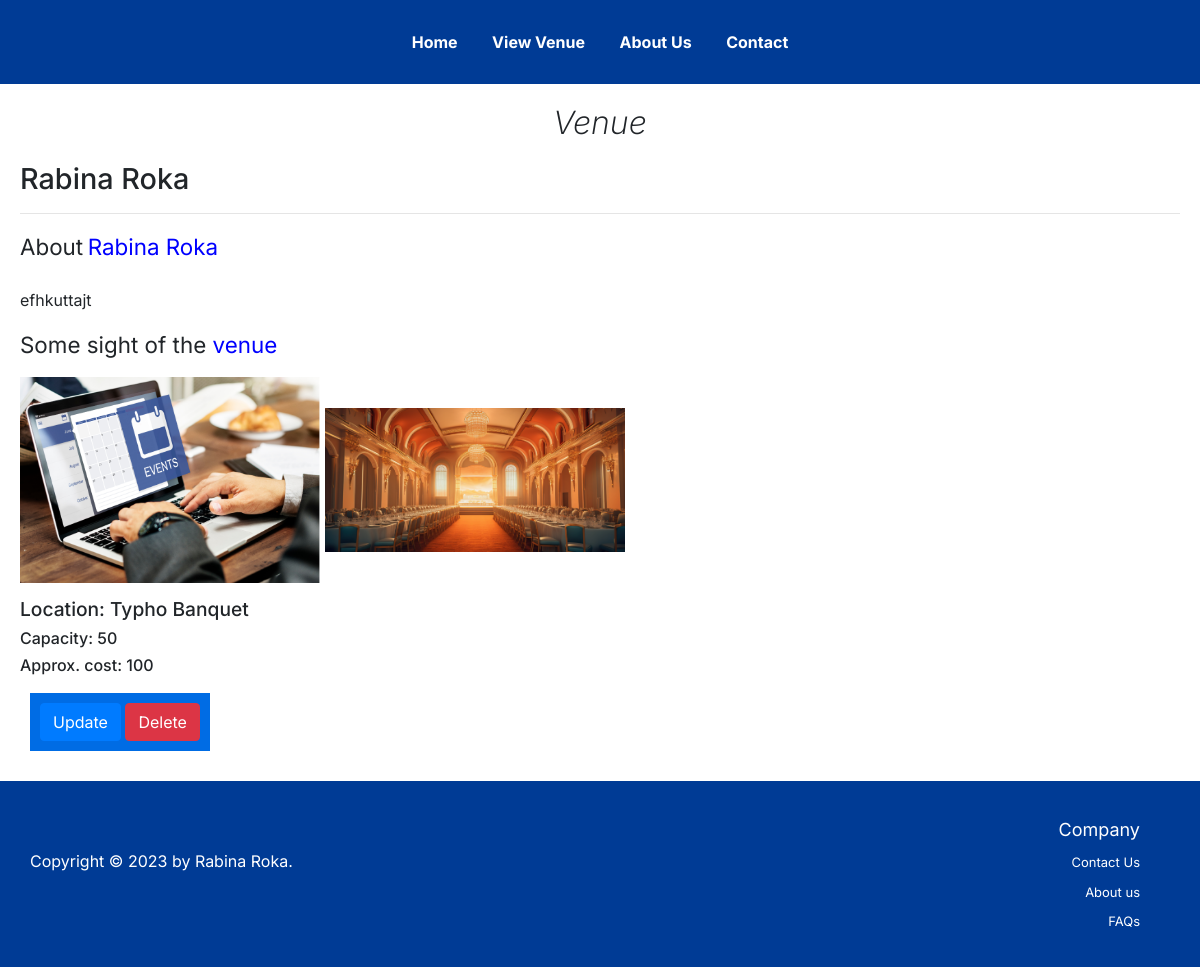
The page /38/view_venue on the database its author committed.
### Venues/models.py (models this page shows)
class Venues(models.Model): #making class
    Name = models.CharField(max_length=100) #making field
    Location = models.CharField(max_length=100) #making field
    Type = models.CharField(max_length=100,null=True,default=None) #making field
    Description = models.CharField(max_length=200) #making field
    Capacity = models.IntegerField(default=0, null=True, blank=True)
    Cost= models.IntegerField(default=0, null=True, blank=True)
    Venue_image = models.ManyToManyField('ImageFile')

class ImageFile(models.Model):
    image = models.ImageField(upload_to='venues/')

### Venues/views.py (the view)
# urls.py: path('<id>/view_venue', views.view_venue, name= "view_venue"),
def view_venue(request, id):
    venue = get_object_or_404(Venues, id=id)
    return render(request, 'venues/view_venue.html', {'venue': venue})

### templates/venues/view_venue.html (shortened to what this page needs)
{% load static %}
<!DOCTYPE html>
<html lang="en">
<head>
    <link rel="stylesheet" href="https://stackpath.bootstrapcdn.com/bootstrap/4.3.1/css/bootstrap.min.css">
</head>
<body>
    <nav>
        <a href="/adminpanel">Home</a>
        <a href="/viewvenue">View Venue</a>
        <a href="/about_us">About Us</a>
        <a href="/settings">Contact</a>
    </nav>
    <div class="main-content">
        <h1>Venue</h1>
        <div class="venue-details">
            <h2>{{ venue.Name }}</h2>
            <hr>
            <div class="venue-description">
                <p><span style="font-size:1.4rem;"> About</span>  <span style="color: blue; font-size:1.4rem;" >{{venue.Name}} </span><br> <br> {{ venue.Description }}</p>
            </div>
            <div class="venue-images">
                <p><span style="font-size:1.4rem;"> Some sight of the </span>  <span style="color: blue; font-size:1.4rem;" >venue</span></p>
                {% for image in venue.Venue_image.all %}
                    <img src="{{ image.image.url }}" alt="{{ venue.Name }}" width="300" height="150">
                {% endfor %}
            </div>
            <div class="venue-location">
                <h3>Location: {{ venue.Location }}</h3>
            </div>
            <div class="venue-capacity">
                <h4>Capacity: {{ venue.Capacity }}</h4>
            </div>
            <div class="venue-cost">
                <h4>Approx. cost: {{ venue.Cost }}</h4>
            </div>
            <button class="your_account">
                <a href="{% url 'update_venue' venue.id %}" enctype="multipart/form-data" class="btn btn-primary">Update</a>
                <a href="{% url 'delete_venue' venue.id %}" class="btn btn-danger">Delete</a>
            </button>
        </div>
    </div>
    <footer>
        <div class="copy">
            <p>Copyright © 2023
                by Rabina Roka.</p>
        </div>
        <div class="company">
            <p>Company</p>
            <a href="#">Contact Us</a>
            <a href="#">About us</a>
            <a href="#">FAQs</a>
        </div>
    </footer>
</body>
</html>

### templates/venues/view_venue.html (style rules this page uses)
h1 { font-weight: 800; font-size: 2rem; }
h2 { font-size: 1.8rem; }
h3 { font-size: 1.2rem; }
h4 { font-size: 1rem; }
body { font-family: 'Inter', sans-serif; margin: 0; padding: 0; overflow-x: hidden; }
nav { background-color: rgba(0, 59, 149, 1); padding: 30px; color: white; text-align: center; }
nav a { text-decoration: none; color: white; margin: 0 15px; font-weight: bold; }
.your_account { background-color: rgba(0, 108, 228, 1); margin: 10px; padding: 10px; color: white; border: none; cursor: pointer; }
.main-content h1 { text-align:center; margin-top:20px; font-style:italic; font-weight:250; }
button a { color:white; }
.venue-details { margin:20px; }
.venue-location { margin-top:15px; }
.main-content img { max-width: 100%; height: 50%; margin-top: 0; }
footer { background-color: rgba(0, 59, 149, 1); color: white; text-align: right; padding: 30px; display: flex; justify-content: space-between; align-items: center; }
.copy { background-color: rgba(0, 59, 149, 1); color: white; text-align: left; padding-bottom: 10px; }
.company { display: flex; flex-direction: column; }
.company a { color: white; text-decoration: none; margin: 5px 0; padding-right: 30px; font-size: small; }
.company p { color: white; text-decoration: none; margin: 5px 0; padding-right: 30px; font-size: large; }

### rows shown on the page
Venues: Name "Rabina Roka", Description "efhkuttajt", Location "Typho Banquet", Capacity "50", Cost "100"
ImageFile: image (picture)
ImageFile: image (picture)
